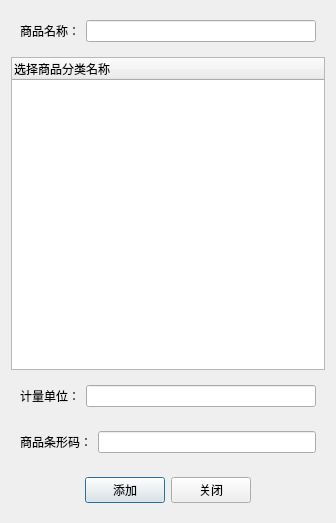
<?xml version="1.0" encoding="UTF-8"?>
<ui version="4.0">
 <class>Dialog</class>
 <widget class="QDialog" name="Dialog">
  <property name="geometry">
   <rect>
    <x>0</x>
    <y>0</y>
    <width>336</width>
    <height>523</height>
   </rect>
  </property>
  <property name="windowTitle">
   <string>添加商品</string>
  </property>
  <layout class="QVBoxLayout" name="verticalLayout">
   <item>
    <widget class="QWidget" name="widget" native="true">
     <layout class="QHBoxLayout" name="horizontalLayout">
      <item>
       <widget class="QLabel" name="label">
        <property name="text">
         <string>商品名称：</string>
        </property>
       </widget>
      </item>
      <item>
       <widget class="QLineEdit" name="goodsname"/>
      </item>
     </layout>
    </widget>
   </item>
   <item>
    <widget class="QTreeWidget" name="treeWidget">
     <column>
      <property name="text">
       <string>选择商品分类名称</string>
      </property>
     </column>
    </widget>
   </item>
   <item>
    <widget class="QWidget" name="widget_2" native="true">
     <layout class="QHBoxLayout" name="horizontalLayout_2">
      <item>
       <widget class="QLabel" name="label_2">
        <property name="text">
         <string>计量单位：</string>
        </property>
       </widget>
      </item>
      <item>
       <widget class="QLineEdit" name="unit"/>
      </item>
     </layout>
    </widget>
   </item>
   <item>
    <widget class="QWidget" name="widget_3" native="true">
     <layout class="QHBoxLayout" name="horizontalLayout_3">
      <item>
       <widget class="QLabel" name="label_3">
        <property name="text">
         <string>商品条形码：</string>
        </property>
       </widget>
      </item>
      <item>
       <widget class="QLineEdit" name="ssn"/>
      </item>
     </layout>
    </widget>
   </item>
   <item>
    <widget class="QWidget" name="widget_4" native="true">
     <layout class="QHBoxLayout" name="horizontalLayout_4">
      <item>
       <spacer name="horizontalSpacer">
        <property name="orientation">
         <enum>Qt::Horizontal</enum>
        </property>
        <property name="sizeHint" stdset="0">
         <size>
          <width>40</width>
          <height>20</height>
         </size>
        </property>
       </spacer>
      </item>
      <item>
       <widget class="QPushButton" name="pushButton">
        <property name="minimumSize">
         <size>
          <width>0</width>
          <height>25</height>
         </size>
        </property>
        <property name="text">
         <string>添加</string>
        </property>
       </widget>
      </item>
      <item>
       <widget class="QPushButton" name="pushButton_2">
        <property name="minimumSize">
         <size>
          <width>0</width>
          <height>25</height>
         </size>
        </property>
        <property name="text">
         <string>关闭</string>
        </property>
       </widget>
      </item>
      <item>
       <spacer name="horizontalSpacer_2">
        <property name="orientation">
         <enum>Qt::Horizontal</enum>
        </property>
        <property name="sizeHint" stdset="0">
         <size>
          <width>40</width>
          <height>20</height>
         </size>
        </property>
       </spacer>
      </item>
     </layout>
    </widget>
   </item>
  </layout>
 </widget>
 <resources/>
 <connections/>
</ui>
